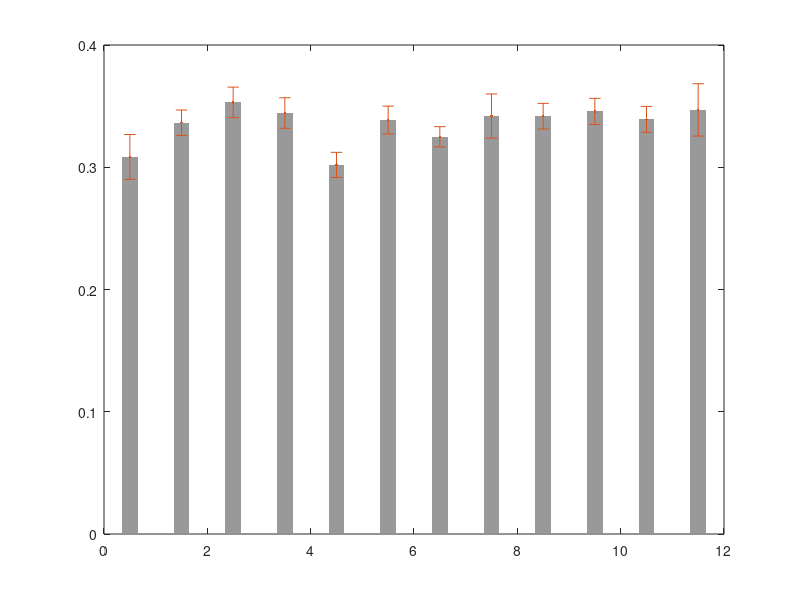

This figure's MATLAB source: (Note: this script raises an error after producing the figure.)
load("durationData")
keywords = {'T 1'; 'T 2'; 'T 3'; 'T 4';'T 1'; 'T 2'; 'T 3'; 'T 4';'T 1'; 'T 2'; 'T 3'; 'T 4';};
avg = [];
error = [];
sem = [];
for tmId = 1:3
Durations = durationData(((tmId-1)*4+1):tmId*4,:);
avg = [avg;mean(Durations,2,"omitnan")];
error = [error;std(Durations,0,2,"omitnan")];
sem = [sem;std(Durations,0,2,"omitnan") / sqrt(size(Durations,2))];
end

avg = [avg(5:12);avg(1:4)];
error = [error(5:12);error(1:4)];
sem = [sem(5:12);sem(1:4)];
% figure;
bar((1:12)-0.5, avg, 'FaceColor', [0.6 0.6 0.6], 'EdgeColor', 'none', 'BarWidth',0.3)
hold on

% 再绘制散点图和 errorbar
e = errorbar((1:12)-0.5, avg, sem, '.', 'LineWidth', 2, 'Color', 'k');
e.Marker = 'none';
e.MarkerSize = 15;
hold on

xlim([0,13])
ylim([0,0.4]) % 设置y轴范围为0到550ms
xticks((1:12)-0.5)
xticklabels(keywords)
hold off

%% tune plot to be beautiful
set(gca, 'FontSize', 24)
% figure.Position = [0, 0, 400, 2400];
% figure.InnerPosition = [0, 0, 400, 2400];
% grid on;
set(gca,'box','off');
set(gca, 'TickDir', 'out', 'TickLength', [0.01, 0.01]);
set(gca, 'LineWidth', 3);
yticks([0.1, 0.2, 0.3, 0.4, 0.9])
xlabel('Target', 'FontName', 'Arial', 'FontSize', 32);
ylabel('Fixation Duration (sec)', 'FontName', 'Arial', 'FontSize', 32);